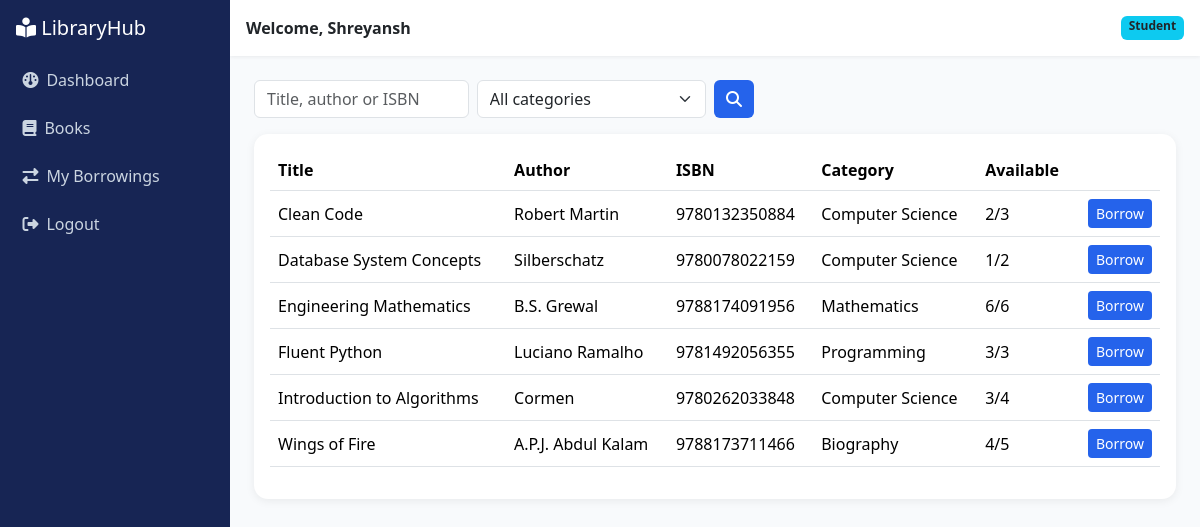
The page /books (signed in) on the database its author committed.
### tables this page shows
CREATE TABLE users(id INTEGER PRIMARY KEY AUTOINCREMENT, name TEXT NOT NULL,
  email TEXT UNIQUE NOT NULL, password_hash TEXT NOT NULL, role TEXT NOT NULL CHECK(role IN('admin','student')));

CREATE TABLE books(id INTEGER PRIMARY KEY AUTOINCREMENT, title TEXT NOT NULL, author TEXT NOT NULL,
  isbn TEXT UNIQUE NOT NULL, category TEXT NOT NULL, quantity INTEGER NOT NULL CHECK(quantity>=0),
  available INTEGER NOT NULL CHECK(available>=0));

### app.py (the view)
@app.route("/books")
@login_required()
def books(u):
    q, c = request.args.get("q", ""), request.args.get("category", "")
    return render_template("books.html", books=lib.search_books(q, c), cats=lib.categories(), q=q, c=c)

### app.py (called while the page is built)
def current_user():
    r = session.get("uid") and db.one("SELECT * FROM users WHERE id=?", (session["uid"],))
    return User.from_row(r) if r else None

def login_required(role=None):
    def deco(f):
        @wraps(f)
        def wrapper(*a, **k):
            u = current_user()
            if not u:
                return redirect(url_for("login"))
            if role and u.role != role:
                flash("You do not have access to that page.", "danger")
                return redirect(url_for("dashboard"))
            return f(u, *a, **k)
        return wrapper
    return deco

@app.context_processor
def inject():
    return {"user": current_user()}

### database.py (called while the page is built)
    def _connect(self):
        c = sqlite3.connect(self._path)
        c.row_factory = sqlite3.Row
        c.execute("PRAGMA foreign_keys=ON")
        return c

    def query(self, sql, args=()):
        with self._connect() as c:
            return c.execute(sql, args).fetchall()

    def one(self, sql, args=()):
        r = self.query(sql, args)
        return r[0] if r else None

### models.py (called while the page is built)
    @property
    def role(self):
        return self._role

    @classmethod
    def from_row(cls, row):
        klass = Admin if row["role"] == "admin" else Student
        return klass(row["id"], row["name"], row["email"])

    def search_books(self, q="", category=""):
        like = f"%{q}%"
        return self.db.query("SELECT * FROM books WHERE (title LIKE ? OR author LIKE ? OR isbn LIKE ?) AND (?='' OR category=?) ORDER BY title",
                             (like, like, like, category, category))

    def categories(self):
        return [r[0] for r in self.db.query("SELECT DISTINCT category FROM books ORDER BY category")]

### templates/books.html (shortened to what this page needs)
{% extends "base.html" %}{% block content %}
<div class="d-flex justify-content-between mb-3"><form class="d-flex gap-2"><input class="form-control" name="q" value="{{q}}" placeholder="Title, author or ISBN">
<select class="form-select" name="category"><option value="">All categories</option></select><button class="btn btn-primary"><i class="fa fa-search"></i></button></form>
{% if user.role=='admin' %}<button class="btn btn-success" data-bs-toggle="modal" data-bs-target="#bm" onclick="fill({})"><i class="fa fa-plus"></i> Add Book</button>{% endif %}</div>
<div class="card p-3"><table class="table align-middle"><tr><th>Title</th><th>Author</th><th>ISBN</th><th>Category</th><th>Available</th><th></th></tr>
{% for b in books %}<tr><td>{{b.title}}</td><td>{{b.author}}</td><td>{{b.isbn}}</td><td>{{b.category}}</td><td>{{b.available}}/{{b.quantity}}</td><td class="text-end">
{% if user.role=='admin' %}<button class="btn btn-sm btn-outline-primary" data-bs-toggle="modal" data-bs-target="#bm" onclick='fill({{ dict(b)|tojson }})'><i class="fa fa-pen"></i></button>
<form class="d-inline" method="post" action="{{ url_for('delete_book',bid=b.id) }}" onsubmit="return confirm('Delete this book?')"><button class="btn btn-sm btn-outline-danger"><i class="fa fa-trash"></i></button></form>
{% else %}<form method="post" action="{{ url_for('borrow',bid=b.id) }}"><button class="btn btn-sm btn-primary" {{'disabled' if b.available<1}}>Borrow</button></form>{% endif %}</td></tr>{% endfor %}</table></div>
{% endblock %}

### templates/base.html (shortened to what this page needs)
<!doctype html><html lang="en"><head><meta charset="utf-8"><meta name="viewport" content="width=device-width,initial-scale=1">
<link href="https://cdn.jsdelivr.net/npm/bootstrap@5.3.3/dist/css/bootstrap.min.css" rel="stylesheet">
<link href="https://cdnjs.cloudflare.com/ajax/libs/font-awesome/6.5.1/css/all.min.css" rel="stylesheet">
<link href="{{ url_for('static',filename='css/style.css') }}" rel="stylesheet"></head><body>
{% if user %}
<div class="sidebar"><h5 class="text-white p-3 mb-0"><i class="fa fa-book-open-reader"></i> LibraryHub</h5>
<a href="{{ url_for('dashboard') }}"><i class="fa fa-gauge me-2"></i>Dashboard</a>
<a href="{{ url_for('books') }}"><i class="fa fa-book me-2"></i>Books</a>
<a href="{{ url_for('transactions') }}"><i class="fa fa-right-left me-2"></i>{{ 'Transactions & Reports' if user.role=='admin' else 'My Borrowings' }}</a>
<a href="{{ url_for('logout') }}"><i class="fa fa-right-from-bracket me-2"></i>Logout</a></div>
<div class="main"><div class="topbar p-3 d-flex justify-content-between"><strong>Welcome, {{ user.name }}</strong><span class="badge bg-info text-dark">{{ user.role|title }}</span></div>
<div class="p-4">
{% block content %}{% endblock %}</div></div>
{% else %}{% block auth %}{% endblock %}{% endif %}
<script src="https://cdn.jsdelivr.net/npm/bootstrap@5.3.3/dist/js/bootstrap.bundle.min.js"></script></body></html>

### static/css/style.css (style rules this page uses)
:root { --navy:#172554;--blue:#2563eb;--teal:#14b8a6 }
body { background:#f8fafc;font-family:'Segoe UI',system-ui,sans-serif }
.sidebar { width:230px;min-height:100vh;background:var(--navy);position:fixed }
.sidebar a { color:#cbd5e1;display:block;padding:.75rem 1.4rem;text-decoration:none;transition:.2s }
.main { margin-left:230px }
.topbar { background:#fff;box-shadow:0 1px 4px #0001 }
.card { border:0;border-radius:14px;box-shadow:0 2px 10px #0001;transition:.2s }
.btn-primary { background:var(--blue);border:0 }

### rows shown on the page
users: role "My Borrowings", name "Shreyansh", role "Student"
books: title "Clean Code", author "Robert Martin", isbn "9780132350884", category "Computer Science", available "2", quantity "3"
books: title "Database System Concepts", author "Silberschatz", isbn "9780078022159", category "Computer Science", available "1", quantity "2"
books: title "Engineering Mathematics", author "B.S. Grewal", isbn "9788174091956", category "Mathematics", available "6", quantity "6"
books: title "Fluent Python", author "Luciano Ramalho", isbn "9781492056355", category "Programming", available "3", quantity "3"
books: title "Introduction to Algorithms", author "Cormen", isbn "9780262033848", category "Computer Science", available "3", quantity "4"
books: title "Wings of Fire", author "A.P.J. Abdul Kalam", isbn "9788173711466", category "Biography", available "4", quantity "5"
